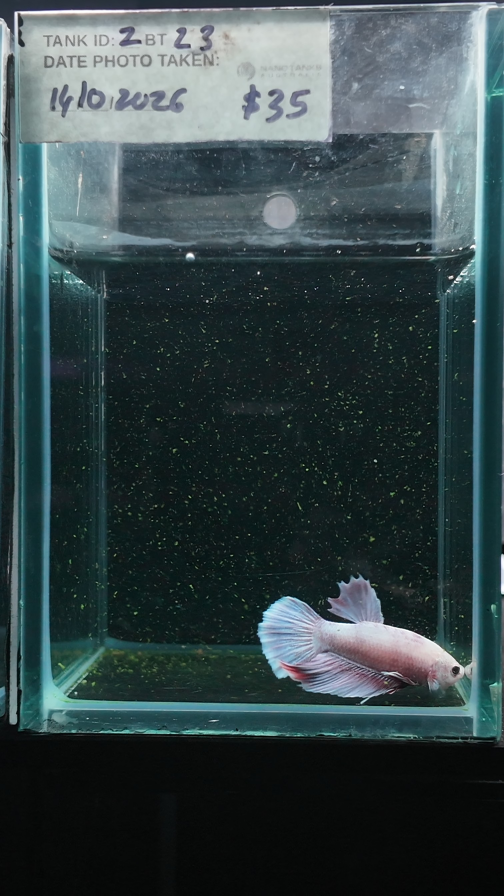
#> input picture nta-betta-picture-processing-v2/tests/fixtures/incident_2bt23/incident-photo-second-upload.png, 1512 x 2688 px (shown at 1/3 size)
$ python -i betta_prepare.py   (imports and definitions only)
#> lines starting #> are read from the running program, lines starting #| are printed output that depends on the picture
#> further down, picture is the input picture: PIL image 1512x2688 RGB; mean R, G, B 54.7, 70.4, 72.9
#!/usr/bin/env python3
"""Deterministic working-photo preparation for the Betta BAU pipeline.

Ports the owner-reviewed local preparation pipeline (tank-boundary crop, bounded
exposure and white balance, isolated neutral water-debris cleanup) together with
the prototype preflight's fish-protection rules:

* the crop always contains the expanded fish safety rectangle;
* debris is never removed inside the expanded fish rectangle;
* debris cleanup is capped at 2.5% of the frame and skipped over budget;
* tone and white-balance corrections are bounded and never invent content;
* every operation is recorded so the adapter can re-verify the invariants.

This module performs no external calls and never modifies the raw original.
Vision geometry and the prepared-image visual QA are supplied by the caller as
evidence; the deterministic gate here is what makes the receipt auditable.
"""

from __future__ import annotations

import hashlib
import os
from collections import deque
from pathlib import Path
from typing import Optional

from PIL import Image, ImageEnhance, ImageFilter, ImageOps

LEVEL_FULL = "FULL"
LEVEL_L1 = "L1"  # conservative fallback: no crop, no debris cleanup
LEVELS = (LEVEL_FULL, LEVEL_L1)

FISH_MARGIN_FRACTION = 0.012
CROP_PAD_FRACTION = 0.018
MIN_TANK_AREA_FRACTION = 0.08
MAX_DEBRIS_FRACTION = 0.025
DEBRIS_MAX_COMPONENT = 18      # half-scale pixels
DEBRIS_MASK_BOX_LIMIT = 64
WB_GAIN_MIN, WB_GAIN_MAX = 0.94, 1.06
WB_NEUTRAL_TOLERANCE = 0.02
SEVERE_DARK_MEDIAN, SEVERE_BRIGHT_MEDIAN = 15.0, 248.0

# Focused label-crop detection (incident repair 2026-10-15).  The handwritten
# card is the bright, low-chroma band at the top of the frame; the crop keeps
# the full width and trims the tank/glare below the card.  Detection is
# deterministic and falls back to the conservative full-width top-30% band
# whenever it is uncertain.
LABEL_SEARCH_FRACTION = 0.35
LABEL_FALLBACK_FRACTION = 0.30
LABEL_PAD_FRACTION = 0.02
LABEL_SAMPLE_WIDTH = 320
LABEL_PAPER_MIN_LEVEL = 130
LABEL_PAPER_MAX_CHROMA = 70
LABEL_ROW_PAPER_THRESHOLD = 0.42
LABEL_ROW_GAP_FRACTION = 0.006
LABEL_MIN_BAND_FRACTION = 0.05
LABEL_MAX_START_FRACTION = 0.12


# [23 lines left out: functions sha256_file, normalized_rect, not called in this run]


def expand(rect, pad: int, width: int, height: int) -> tuple[int, int, int, int]:
    return (max(0, rect[0] - pad), max(0, rect[1] - pad),
            min(width, rect[2] + pad), min(height, rect[3] + pad))


def union(a, b) -> tuple[int, int, int, int]:
    return (min(a[0], b[0]), min(a[1], b[1]), max(a[2], b[2]), max(a[3], b[3]))


def contains(outer, inner) -> bool:
    return (outer[0] <= inner[0] and outer[1] <= inner[1]
            and outer[2] >= inner[2] and outer[3] >= inner[3])


def intersects(a, b) -> bool:
    return max(a[0], b[0]) < min(a[2], b[2]) and max(a[1], b[1]) < min(a[3], b[3])


def rect_area(rect) -> int:
    return max(0, rect[2] - rect[0]) * max(0, rect[3] - rect[1])


# [78 lines left out: functions detect_tank_bounds_cyan, _white_balance, not called in this run]


def _enhance_validated(image: Image.Image) -> Image.Image:
    """The owner-reviewed bounded enhancement profile (unchanged constants)."""
    image = ImageOps.autocontrast(image, cutoff=(0.4, 0.15), preserve_tone=True)
    image = ImageEnhance.Brightness(image).enhance(1.10)
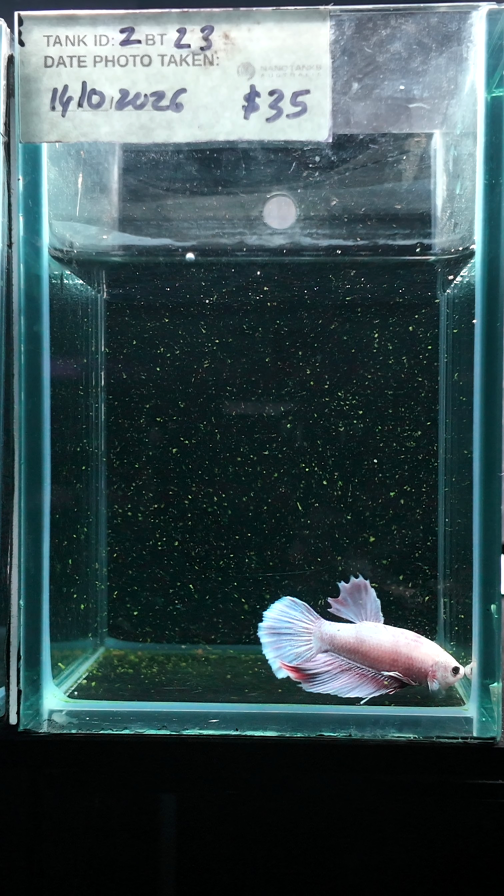
#> image: PIL image 1512x2688 RGB (shown at 1/3 size); mean R, G, B 59.3, 78.4, 81.5
    image = ImageEnhance.Contrast(image).enhance(1.06)
    image = ImageEnhance.Color(image).enhance(1.035)
    image = ImageEnhance.Sharpness(image).enhance(1.12)
    return image


# [445 lines left out: functions _median_luminance, _clean_isolated_bright_debris, _label_row_paper_fractions, detect_label_band, label_crop, prepare_image and 1 more, not called in this run]

>>> from PIL import Image
>>> picture = Image.open('../tests/fixtures/incident_2bt23/incident-photo-second-upload.png')
>>> result = _enhance_validated(picture)

$ run again, on nta-betta-picture-processing-v2/tests/fixtures/incident_2bt23/near-confusion-5bt43-original.png
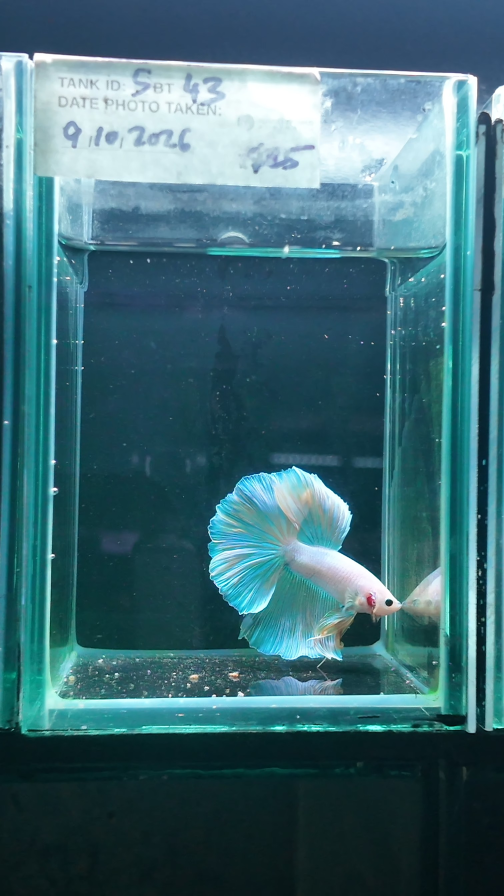
#> input picture nta-betta-picture-processing-v2/tests/fixtures/incident_2bt23/near-confusion-5bt43-original.png, 1512 x 2688 px (shown at 1/3 size)
#> picture is the input picture: PIL image 1512x2688 RGB; mean R, G, B 63.9, 107.2, 117.1
#> in _enhance_validated, `image = ImageEnhance.Contrast(image).enhance(1.06)`:
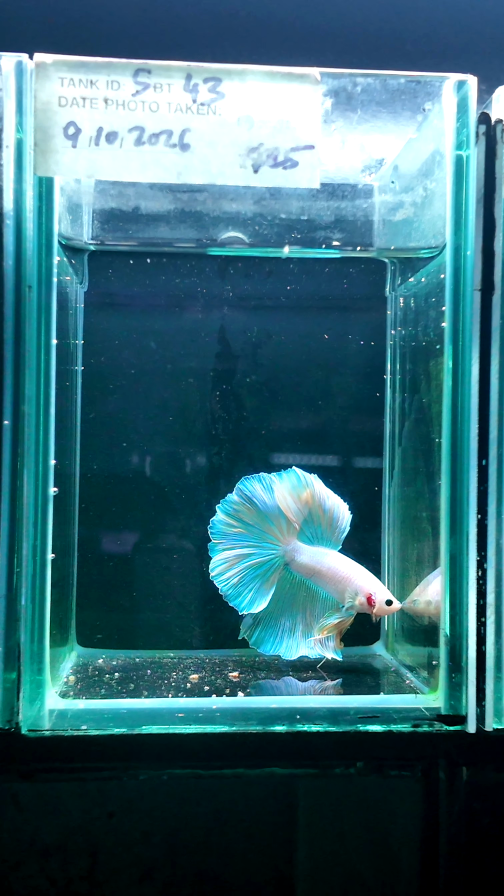
#> image: PIL image 1512x2688 RGB (shown at 1/3 size); mean R, G, B 56.6, 105.5, 117.2
